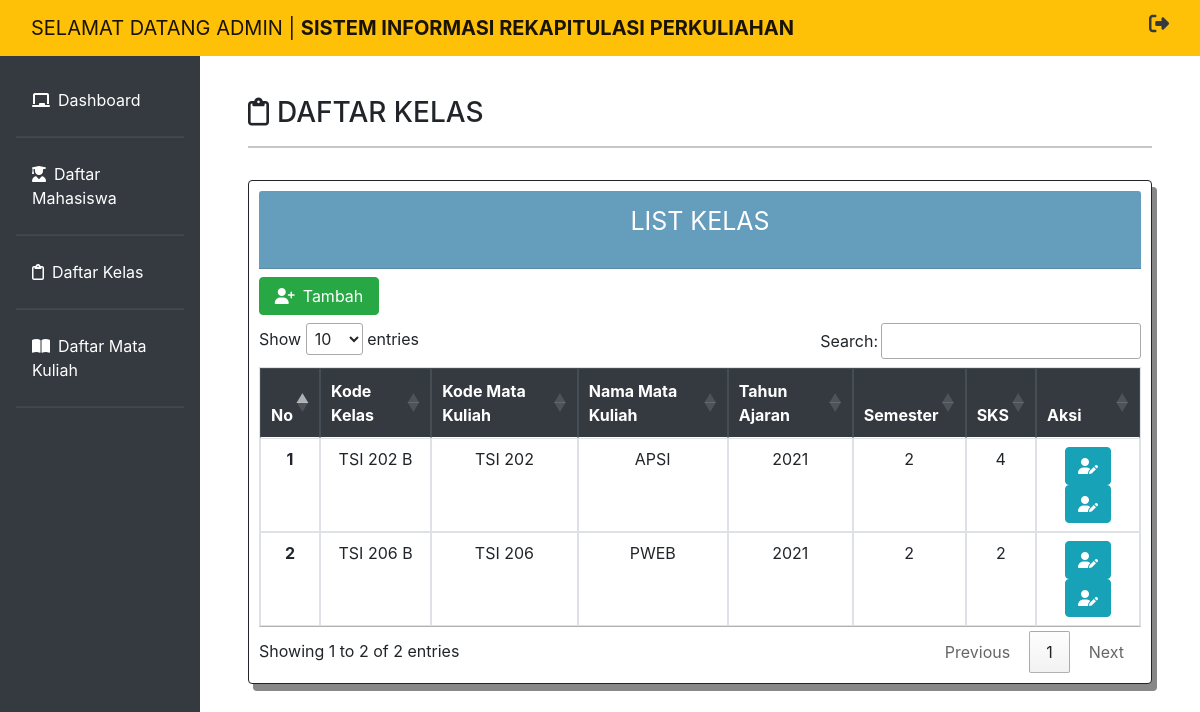
/lihat_kelas.php, run on the app's committed database.
### tables this page shows
CREATE TABLE `kelas` (
  `kelas_id` int(11) NOT NULL,
  `kode_kelas` varchar(50) NOT NULL,
  `kode_makul` varchar(50) NOT NULL,
  `nama_makul` varchar(50) NOT NULL,
  `tahun` int(11) NOT NULL,
  `semester` int(11) NOT NULL,
  `sks` int(11) NOT NULL
);

### lihat_kelas.php (the view, shortened to what this page needs)
<!DOCTYPE html>
<html lang="en">
<head>
    <link href="https://cdn.jsdelivr.net/npm/bootstrap@5.0.1/dist/css/bootstrap.min.css" rel="stylesheet">
    <link rel="stylesheet" type="text/css" href="admin.css">
    <link rel="stylesheet" href="https://cdn.jsdelivr.net/npm/bootstrap@4.5.3/dist/css/bootstrap.min.css">
    <link rel="stylesheet" type="text/css" href="https://cdn.datatables.net/1.10.22/css/jquery.dataTables.css">
</head>
<body>
    <nav class="navbar navbar-expand-lg navbar-light bg-warning fixed-top">
      <div class="container-fluid">
        <a class="navbar-brand" href="dashboard.php">SELAMAT DATANG ADMIN | <b>SISTEM INFORMASI REKAPITULASI PERKULIAHAN</b></a>
        <div class="icon">
            <h5>
              <a href="logout.php"><i class="fas fa-sign-out-alt text-dark" data-toggle="tooltip" title="Log Out"></i></a>
            </h5>
          </div>
        </div>
    </nav>
    <div class="row no-gutters mt-5">
      <div class="col-md-2 bg-dark mt-2 pr-3 pt-4">
        <ul class="nav flex-column ml-3 mb-5">
          <li class="nav-item">
            <a class="nav-link active text-white" aria-current="page" href="dashboard.php"><i class="fas fa-chalkboard mr-2"></i>Dashboard</a><hr class="bg-secondary">
          </li>
          <li class="nav-item">
            <a class="nav-link text-white" href="lihat_mahasiswa.php"><i class="fas fa-user-graduate mr-2"></i>Daftar Mahasiswa</a><hr class="bg-secondary">
          </li>
          <li class="nav-item">
            <a class="nav-link text-white" href="lihat_kelas.php"><i class="far fa-clipboard mr-2"></i>Daftar Kelas</a><hr class="bg-secondary">
          </li>
          <li class="nav-item">
            <a class="nav-link text-white" href="lihat_makul.php"><i class="fas fa-book-open mr-2"></i>Daftar Mata Kuliah</a><hr class="bg-secondary">
          </li>
        </ul>
      </div>
      <div class="col-md-10 p-5 pt-2">
        <h3><i class="far fa-clipboard mr-2"></i>DAFTAR KELAS</h3><hr>
          <div class="container">
            <div class="row">
              <div class="col-20 mt-3 mb-5" style="margin: 0 auto; padding: 0;">
                <div class="card" style="border: 1px solid;
                                          padding: 10px;
                                          box-shadow: 5px 7px #888888;">
                  <div class="card-header" style="background-color: #659DBD; text-align: center; font-size: 25px;"><p class="text-white">LIST KELAS</div>
                  <a href="tambah_kelas.php" class="btn btn-success mt-2 mb-2" style="width: 120px;"><i class="fas fa-user-plus mr-2"></i>Tambah</a>
                  <table id="table_id" class="table table-bordered table-hover" style="text-align: center;">
                    <thead class="thead-dark">
                      <tr>
                        <th scope="col" >No</th>
                        <th scope="col" >Kode Kelas</th>
                        <th scope="col" >Kode Mata Kuliah</th>
                        <th scope="col" >Nama Mata Kuliah</th>
                        <th scope="col" >Tahun Ajaran</th>
                        <th scope="col" >Semester</th>
                        <th scope="col" >SKS</th>
                        <th scope="col" >Aksi</th>
                      </tr>
                    </thead>
                    <tbody>
                      <?php
                      include 'koneksi.php';
                      $no = 1;
                      $sql = mysqli_query($conn, "SELECT * FROM kelas");
                      while ($data = mysqli_fetch_array($sql)) {
                      ?>
                        <tr>
                            <th scope="row"><?php echo $no++ ?></th>
                              <td>
                                <?php echo $data['kode_kelas']; ?>
                              </td>
                              <td>
                                <?php echo $data['kode_makul']; ?>
                              </td>
                              <td>
                                <?php echo $data['nama_makul']; ?>
                              </td>
                              <td>
                                <?php echo $data['tahun']; ?>
                              </td>
                              <td>
                                <?php echo $data['semester']; ?>
                              </td>
                              <td>
                                <?php echo $data['sks']; ?>
                              </td>
                              <td>
                                <form action="lihat_kelas.php" method="POST">
                                <a class="btn btn-info" href="ubah_kelas.php?kelas_id=<?php echo $data['kelas_id']; ?>"><i class="fas fa-user-edit" data-toggle="tooltip" title="Edit"></i></a>
                                <a class="btn btn-info" href="detail_kelas.php?kelas_id=<?php echo $data['kelas_id']; ?>"><i class="fas fa-user-edit" data-toggle="tooltip" title="Detail"></i></a>
                                </form>
                              </td>
                        </tr>
                      <?php } ?>
                    </tbody>
                  </table>
                </div>
              </div>
            </div>
          </div>
</body>
</html>

### data on the page
kelas: kode_kelas "TSI 202 B", kode_makul "TSI 202", nama_makul "APSI", tahun "2021", semester "2", sks "4"
kelas: kode_kelas "TSI 206 B", kode_makul "TSI 206", nama_makul "PWEB", tahun "2021", semester "2", sks "2"
